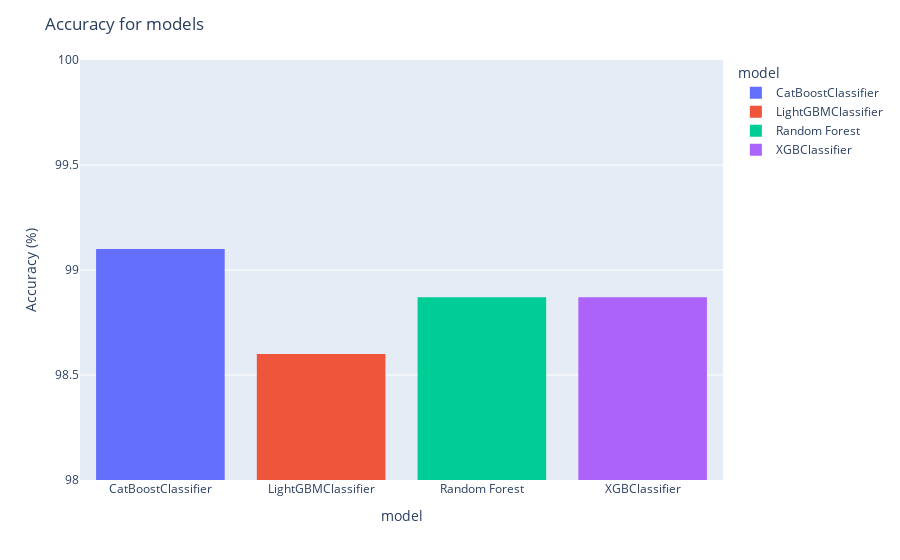

Notebook cell for this chart:
### Code cell
# Create a bar chart
fig = px.histogram(dfmetrics, x="model", y = "accuracy", color="model")
fig.update_layout(title_text='Accuracy for models',xaxis_title="model",
    yaxis_title="Accuracy (%)", yaxis_range=[98,100])
fig.show()

### Figure 1 — Plotly figure (JSON) as saved in the notebook; plotly's stock layout.template omitted (floating-point values rounded to 4 significant figures)
{"data": [{"alignmentgroup": "True", "bingroup": "x", "histfunc": "sum", "hovertemplate": "model=%{x}<br>sum of accuracy=%{y}<extra></extra>", "legendgroup": "CatBoostClassifier", "marker": {"color": "#636efa", "pattern": {"shape": ""}}, "name": "CatBoostClassifier", "offsetgroup": "CatBoostClassifier", "orientation": "v", "showlegend": true, "type": "histogram", "x": ["CatBoostClassifier"], "xaxis": "x", "y": [99.1], "yaxis": "y"}, {"alignmentgroup": "True", "bingroup": "x", "histfunc": "sum", "hovertemplate": "model=%{x}<br>sum of accuracy=%{y}<extra></extra>", "legendgroup": "LightGBMClassifier", "marker": {"color": "#EF553B", "pattern": {"shape": ""}}, "name": "LightGBMClassifier", "offsetgroup": "LightGBMClassifier", "orientation": "v", "showlegend": true, "type": "histogram", "x": ["LightGBMClassifier"], "xaxis": "x", "y": [98.6], "yaxis": "y"}, {"alignmentgroup": "True", "bingroup": "x", "histfunc": "sum", "hovertemplate": "model=%{x}<br>sum of accuracy=%{y}<extra></extra>", "legendgroup": "Random Forest", "marker": {"color": "#00cc96", "pattern": {"shape": ""}}, "name": "Random Forest", "offsetgroup": "Random Forest", "orientation": "v", "showlegend": true, "type": "histogram", "x": ["Random Forest"], "xaxis": "x", "y": [98.87], "yaxis": "y"}, {"alignmentgroup": "True", "bingroup": "x", "histfunc": "sum", "hovertemplate": "model=%{x}<br>sum of accuracy=%{y}<extra></extra>", "legendgroup": "XGBClassifier", "marker": {"color": "#ab63fa", "pattern": {"shape": ""}}, "name": "XGBClassifier", "offsetgroup": "XGBClassifier", "orientation": "v", "showlegend": true, "type": "histogram", "x": ["XGBClassifier"], "xaxis": "x", "y": [98.87], "yaxis": "y"}], "layout": {"barmode": "relative", "legend": {"title": {"text": "model"}, "tracegroupgap": 0}, "margin": {"t": 60}, "title": {"text": "Accuracy for models"}, "xaxis": {"anchor": "y", "categoryarray": ["CatBoostClassifier", "LightGBMClassifier", "Random Forest", "XGBClassifier"], "categoryorder": "array", "domain": [0, 1], "title": {"text": "model"}}, "yaxis": {"anchor": "x", "domain": [0, 1], "range": [98, 100], "title": {"text": "Accuracy (%)"}}}}
